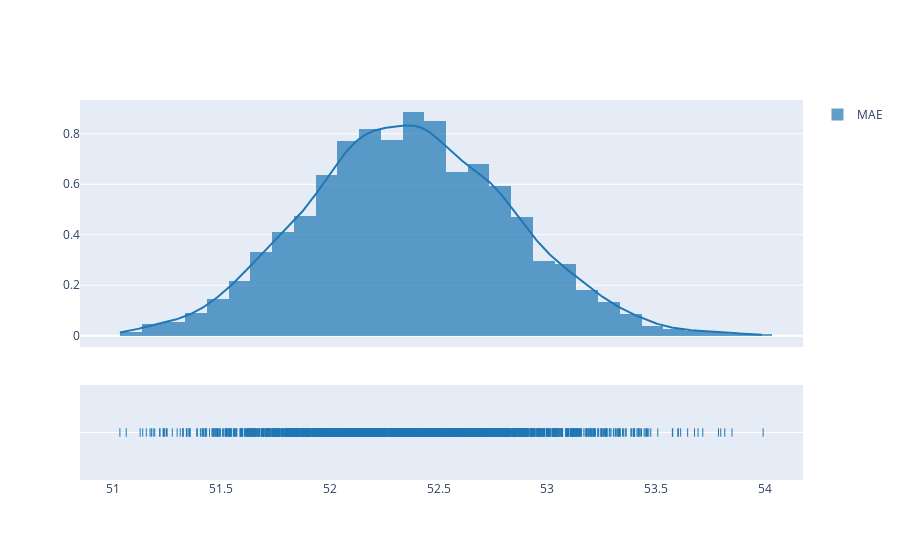

This figure's notebook cell:
### Code cell
mse_kde = ff.create_distplot(hist_data=[mae_boot], group_labels=["MAE"], bin_size=0.1)
mse_kde.show()

### Figure 1 — Plotly figure (JSON) as saved in the notebook; plotly's stock layout.template omitted (floating-point values rounded to 4 significant figures; data arrays with more than 128 entries replaced by an {"elided": "..."} marker saying what was removed)
{"data": [{"autobinx": false, "histnorm": "probability density", "legendgroup": "MAE", "marker": {"color": "rgb(31, 119, 180)"}, "name": "MAE", "opacity": 0.7, "type": "histogram", "x": {"elided": "2000 float values"}, "xaxis": "x", "xbins": {"end": 53.99, "size": 0.1, "start": 51.03}, "yaxis": "y"}, {"legendgroup": "MAE", "marker": {"color": "rgb(31, 119, 180)"}, "mode": "lines", "name": "MAE", "showlegend": false, "type": "scatter", "x": {"elided": "500 float values"}, "xaxis": "x", "y": {"elided": "500 float values"}, "yaxis": "y"}, {"legendgroup": "MAE", "marker": {"color": "rgb(31, 119, 180)", "symbol": "line-ns-open"}, "mode": "markers", "name": "MAE", "showlegend": false, "type": "scatter", "x": {"elided": "2000 float values"}, "xaxis": "x", "y": {"elided": "2000 str values"}, "yaxis": "y2"}], "layout": {"barmode": "overlay", "hovermode": "closest", "legend": {"traceorder": "reversed"}, "xaxis": {"anchor": "y2", "domain": [0, 1], "zeroline": false}, "yaxis": {"anchor": "free", "domain": [0.35, 1], "position": 0}, "yaxis2": {"anchor": "x", "domain": [0, 0.25], "dtick": 1, "showticklabels": false}}}
